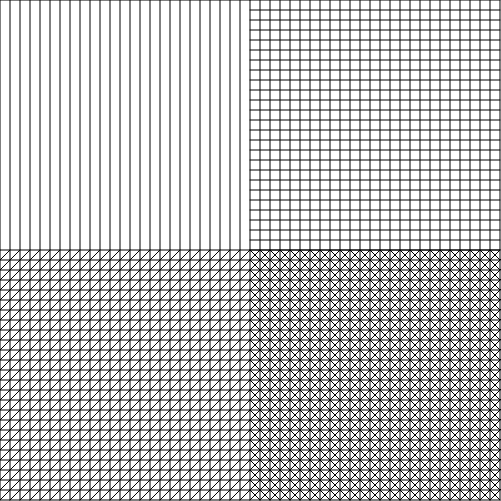
Frame 1 (no input)
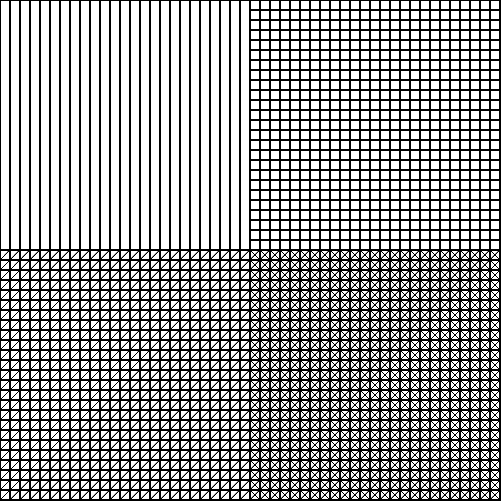
Frame 60 (no input)
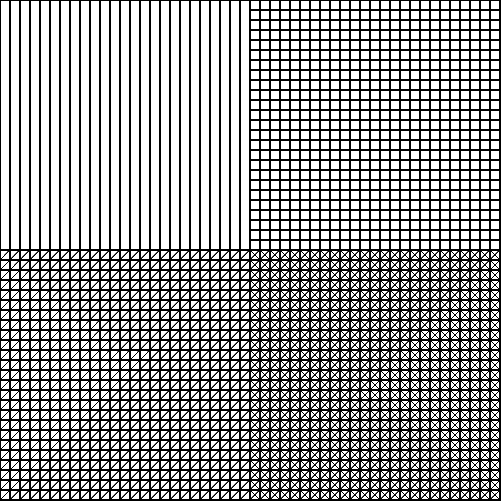
Frame 120 (the mouse pressed at the canvas centre since frame 60)

The p5.js sketch that drew these frames (run headless with seeded random() and noise() and a simulated clock; from frame 60 on, the mouse is pressed at the canvas centre):

// p5.js sketch
// ── sketch.js
var space=10;
var canvasWidth=500;
var canvasHeight=500;

function centerCanvas(){//code from processing github
  var w= (windowWidth - width)/2;
  var h= (windowHeight - height)/2;
  cnv.position(w,h);
}

function setup() {
  //createCanvas(canvasWidth+space,canvasHeight+space);
  cnv=createCanvas(501,501);
  centerCanvas();
}

function draw() {
  
  line(0,0,250,0);
  //vertical lines
  var y=0;
  while(y < canvasHeight+space){
    line(y,0,y,canvasHeight);
    y+=space;
  }
  
  //horizontal lines
  var j=0;
  while(j < (canvasWidth/2)+space){
    line(canvasWidth/2,j,canvasWidth,j);
    j+=space;
  }
  line(0,canvasHeight,canvasWidth,canvasHeight);
  
  //horizontal lines ; bottom half
  var m=canvasHeight/2;
  while(m < canvasHeight){
    line(0,m,canvasWidth,m);
    m+=space;
  }
  
  //diagonal lines to the right
  var x1=0;
  var d=(canvasHeight/2);
  var e=0;
  var g=canvasHeight/2;
  
  while(d!=canvasHeight+space && e < canvasHeight + space){
    line(x1,d,e,g);
    d+=space;
    e+=space;
  }
  
  x1=space;
  d=500;
  e=canvasHeight/2+space;
  
  while(x1!=canvasHeight || e <=canvasHeight-space){
    line(x1,d,e,g);
    x1+=space;
    e+=space;
  }
  
  //diagonal lines in fourth quadrant
  var p=canvasWidth/2+space;
  var q=canvasHeight;
  var r=canvasWidth/2;
  var s=canvasHeight-space;
  
  while(p < canvasWidth){
    line(p,q,r,s);
    p+=space;
    s-=space;
  }
  
  p=canvasWidth/2;
  q=canvasHeight/2;
  r=canvasWidth;
  s=canvasHeight;
  
  while(s<canvasHeight/2 || p<canvasWidth){
    line(p,q,r,s);
    p+=space;
    s-=space;
  }
}

function windowResized(){
  centerCanvas();
}
